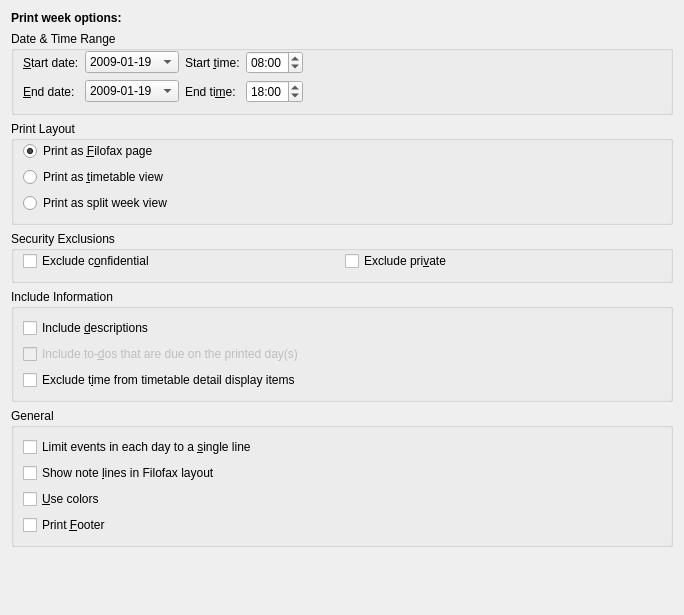
<?xml version="1.0" encoding="UTF-8"?>
<ui version="4.0">
 <author>Reinhold Kainhofer &lt;reinhold@kainhofer.com&gt;</author>
 <comment>Configuration page for the print week mode.</comment>
 <class>CalPrintWeekConfig_Base</class>
 <widget class="QWidget" name="CalPrintWeekConfig_Base">
  <property name="geometry">
   <rect>
    <x>0</x>
    <y>0</y>
    <width>684</width>
    <height>615</height>
   </rect>
  </property>
  <layout class="QVBoxLayout" name="verticalLayout_2">
   <item>
    <widget class="QLabel" name="label">
     <property name="text">
      <string>&lt;html&gt;&lt;head&gt;&lt;meta name=&quot;qrichtext&quot; content=&quot;1&quot; /&gt;&lt;style type=&quot;text/css&quot;&gt;
p, li { white-space: pre-wrap; }
&lt;/style&gt;&lt;/head&gt;&lt;body style=&quot; font-family:'Sans Serif'; font-size:9pt; font-weight:400; font-style:normal;&quot;&gt;
&lt;p style=&quot; margin-top:0px; margin-bottom:0px; margin-left:0px; margin-right:0px; -qt-block-indent:0; text-indent:0px;&quot;&gt;&lt;span style=&quot; font-weight:600;&quot;&gt;Print week options:&lt;/span&gt;&lt;/p&gt;&lt;/body&gt;&lt;/html&gt;</string>
     </property>
    </widget>
   </item>
   <item>
    <widget class="QGroupBox" name="mDateRangeGroup">
     <property name="title">
      <string>Date &amp;&amp; Time Range</string>
     </property>
     <layout class="QGridLayout">
      <property name="leftMargin">
       <number>9</number>
      </property>
      <property name="topMargin">
       <number>0</number>
      </property>
      <property name="rightMargin">
       <number>9</number>
      </property>
      <property name="bottomMargin">
       <number>9</number>
      </property>
      <property name="spacing">
       <number>6</number>
      </property>
      <item row="0" column="4">
       <spacer>
        <property name="orientation">
         <enum>Qt::Horizontal</enum>
        </property>
        <property name="sizeType">
         <enum>QSizePolicy::Expanding</enum>
        </property>
        <property name="sizeHint" stdset="0">
         <size>
          <width>16</width>
          <height>21</height>
         </size>
        </property>
       </spacer>
      </item>
      <item row="0" column="0">
       <widget class="QLabel" name="mFromDateLabel">
        <property name="toolTip">
         <string>Starting date for the print</string>
        </property>
        <property name="whatsThis">
         <string>Here you can choose which events should be printed based on their date. This check enables you to enter the start date of the date range. Use the &lt;i&gt;End date&lt;/i&gt; to enter the end date of the daterange.</string>
        </property>
        <property name="text">
         <string>&amp;Start date:</string>
        </property>
        <property name="buddy">
         <cstring>mFromDate</cstring>
        </property>
       </widget>
      </item>
      <item row="0" column="1">
       <widget class="KDateComboBox" name="mFromDate">
        <property name="focusPolicy">
         <enum>Qt::StrongFocus</enum>
        </property>
        <property name="toolTip">
         <string>Starting date for the print</string>
        </property>
        <property name="whatsThis">
         <string>Here you can choose which events should be printed based on their date. This check enables you to enter the start date of the date range. Use the &lt;i&gt;End date&lt;/i&gt; to enter the end date of the daterange.</string>
        </property>
        <item>
         <property name="text">
          <string>2009-01-19</string>
         </property>
        </item>
       </widget>
      </item>
      <item row="1" column="2">
       <widget class="QLabel" name="mToTimeLabel">
        <property name="whatsThis">
         <string>All events which start later than the given time will not be printed.</string>
        </property>
        <property name="text">
         <string>End ti&amp;me:</string>
        </property>
        <property name="buddy">
         <cstring>mToTime</cstring>
        </property>
       </widget>
      </item>
      <item row="1" column="4">
       <spacer>
        <property name="orientation">
         <enum>Qt::Horizontal</enum>
        </property>
        <property name="sizeType">
         <enum>QSizePolicy::Expanding</enum>
        </property>
        <property name="sizeHint" stdset="0">
         <size>
          <width>110</width>
          <height>20</height>
         </size>
        </property>
       </spacer>
      </item>
      <item row="1" column="3">
       <widget class="QTimeEdit" name="mToTime">
        <property name="whatsThis">
         <string>All events which start later than the given time will not be printed.</string>
        </property>
        <property name="time">
         <time>
          <hour>18</hour>
          <minute>0</minute>
          <second>0</second>
         </time>
        </property>
        <property name="displayFormat">
         <string>hh:mm</string>
        </property>
       </widget>
      </item>
      <item row="0" column="2">
       <widget class="QLabel" name="mFromTimeLabel">
        <property name="whatsThis">
         <string>All events which start earlier than the given time will not be printed.</string>
        </property>
        <property name="text">
         <string>Start &amp;time:</string>
        </property>
        <property name="buddy">
         <cstring>mFromTime</cstring>
        </property>
       </widget>
      </item>
      <item row="0" column="3">
       <widget class="QTimeEdit" name="mFromTime">
        <property name="whatsThis">
         <string>All events which start earlier than the given time will not be printed.</string>
        </property>
        <property name="time">
         <time>
          <hour>8</hour>
          <minute>0</minute>
          <second>0</second>
         </time>
        </property>
        <property name="displayFormat">
         <string>hh:mm</string>
        </property>
       </widget>
      </item>
      <item row="1" column="1">
       <widget class="KDateComboBox" name="mToDate">
        <property name="focusPolicy">
         <enum>Qt::StrongFocus</enum>
        </property>
        <property name="whatsThis">
         <string>Here you can choose which events should be printed based on their date. This check enables you to enter the end date of the date range. Use the &lt;i&gt;Start date&lt;/i&gt; to enter the start date of the daterange.</string>
        </property>
        <item>
         <property name="text">
          <string>2009-01-19</string>
         </property>
        </item>
       </widget>
      </item>
      <item row="1" column="0">
       <widget class="QLabel" name="mToDateLabel">
        <property name="whatsThis">
         <string>Here you can choose which events should be printed based on their date. This check enables you to enter the end date of the date range. Use the &lt;i&gt;Start date&lt;/i&gt; to enter the start date of the daterange.</string>
        </property>
        <property name="text">
         <string>&amp;End date:</string>
        </property>
        <property name="buddy">
         <cstring>mToDate</cstring>
        </property>
       </widget>
      </item>
     </layout>
    </widget>
   </item>
   <item>
    <widget class="QGroupBox" name="mPrintType">
     <property name="title">
      <string>Print Layout</string>
     </property>
     <layout class="QVBoxLayout">
      <property name="spacing">
       <number>6</number>
      </property>
      <property name="leftMargin">
       <number>9</number>
      </property>
      <property name="topMargin">
       <number>0</number>
      </property>
      <property name="rightMargin">
       <number>9</number>
      </property>
      <property name="bottomMargin">
       <number>9</number>
      </property>
      <item>
       <widget class="QRadioButton" name="mPrintTypeFilofax">
        <property name="whatsThis">
         <string>The Filofax view prints one week per page, so all days have a large surface.</string>
        </property>
        <property name="text">
         <string>Print as &amp;Filofax page</string>
        </property>
        <property name="checked">
         <bool>true</bool>
        </property>
       </widget>
      </item>
      <item>
       <widget class="QRadioButton" name="mPrintTypeTimetable">
        <property name="whatsThis">
         <string>This view is similar to the weekview. The week is printed in landscape layout. You can even use the same colors for the items if you check &lt;i&gt;Use Colors&lt;/i&gt;.</string>
        </property>
        <property name="text">
         <string>Print as &amp;timetable view</string>
        </property>
       </widget>
      </item>
      <item>
       <widget class="QRadioButton" name="mPrintTypeSplitWeek">
        <property name="whatsThis">
         <string>This view is similar to the week view. The only difference with the timetable view is the page layout. Timetables are printed in landscape, the split week view in portrait.</string>
        </property>
        <property name="text">
         <string>Print as split week view</string>
        </property>
       </widget>
      </item>
     </layout>
    </widget>
   </item>
   <item>
    <widget class="QGroupBox" name="mSecurity">
     <property name="title">
      <string>Security Exclusions</string>
     </property>
     <layout class="QHBoxLayout" name="horizontalLayout">
      <property name="topMargin">
       <number>0</number>
      </property>
      <item>
       <widget class="QCheckBox" name="mExcludeConfidential">
        <property name="whatsThis">
         <string>Check this option to exclude confidential events.</string>
        </property>
        <property name="text">
         <string>Exclude c&amp;onfidential</string>
        </property>
       </widget>
      </item>
      <item>
       <widget class="QCheckBox" name="mExcludePrivate">
        <property name="whatsThis">
         <string>Check this option to exclude private events</string>
        </property>
        <property name="text">
         <string>Exclude pri&amp;vate</string>
        </property>
       </widget>
      </item>
     </layout>
    </widget>
   </item>
   <item>
    <widget class="QGroupBox" name="mIncludeInfoGroup">
     <property name="title">
      <string>Include Information</string>
     </property>
     <layout class="QGridLayout" name="includeInfoLayout">
      <item row="0" column="0">
       <widget class="QCheckBox" name="mIncludeDescription">
        <property name="text">
         <string>Include &amp;descriptions</string>
        </property>
        <property name="toolTip">
         <string>Print item descriptions</string>
        </property>
        <property name="whatsThis">
         <string>Check this option if you want to see the item descriptions printed.</string>
        </property>
       </widget>
      </item>
      <item row="1" column="0">
       <widget class="QCheckBox" name="mIncludeTodos">
        <property name="enabled">
         <bool>false</bool>
        </property>
        <property name="whatsThis">
         <string>Check this option if you want to have to-dos on the print, placed by their due date.</string>
        </property>
        <property name="text">
         <string>Include to-&amp;dos that are due on the printed day(s)</string>
        </property>
       </widget>
      </item>
      <item row="2" column="0">
       <widget class="QCheckBox" name="mExcludeTime">
        <property name="whatsThis">
         <string>Check this option to exclude the time in description box</string>
        </property>
        <property name="text">
         <string>Exclude t&amp;ime from timetable detail display items</string>
        </property>
       </widget>
      </item>
     </layout>
    </widget>
   </item>
   <item>
    <widget class="QGroupBox" name="mGeneralGroup">
     <property name="title">
      <string comment="@title general print settings">General</string>
     </property>
     <layout class="QVBoxLayout" name="verticalLayout">
      <item>
       <widget class="QCheckBox" name="mSingleLineLimit">
        <property name="toolTip">
         <string>Print items on one line</string>
        </property>
        <property name="whatsThis">
         <string>Check this option to limit events to a single line, truncating as necessary to save space.</string>
        </property>
        <property name="text">
         <string>Limit events in each day to a &amp;single line</string>
        </property>
       </widget>
      </item>
      <item>
       <widget class="QCheckBox" name="mShowNoteLines">
        <property name="whatsThis">
         <string>Check this option to draw note lines.</string>
        </property>
        <property name="text">
         <string>Show note &amp;lines in Filofax layout</string>
        </property>
       </widget>
      </item>
      <item>
       <widget class="QCheckBox" name="mColors">
        <property name="toolTip">
         <string>Print in color</string>
        </property>
        <property name="whatsThis">
         <string>The timetable view supports colors. If you want to make use of colors you should check this option. The category colors will be used.</string>
        </property>
        <property name="text">
         <string>&amp;Use colors</string>
        </property>
       </widget>
      </item>
      <item>
       <widget class="QCheckBox" name="mPrintFooter">
        <property name="text">
         <string>Print &amp;Footer</string>
        </property>
        <property name="toolTip">
         <string>Print a datetime footer on each page</string>
        </property>
        <property name="whatsThis">
         <string>Check this box if you want to print a small footer on each page that contains the date of the print.</string>
        </property>
       </widget>
      </item>
     </layout>
    </widget>
   </item>
   <item>
    <spacer name="verticalSpacer">
     <property name="orientation">
      <enum>Qt::Vertical</enum>
     </property>
     <property name="sizeHint" stdset="0">
      <size>
       <width>20</width>
       <height>53</height>
      </size>
     </property>
    </spacer>
   </item>
  </layout>
 </widget>
 <customwidgets>
  <customwidget>
   <class>KDateComboBox</class>
   <extends>KComboBox</extends>
   <header>kdatecombobox.h</header>
  </customwidget>
  <customwidget>
   <class>KComboBox</class>
   <extends>QComboBox</extends>
   <header>kcombobox.h</header>
  </customwidget>
 </customwidgets>
 <tabstops>
  <tabstop>mFromDate</tabstop>
  <tabstop>mFromTime</tabstop>
  <tabstop>mToDate</tabstop>
  <tabstop>mToTime</tabstop>
  <tabstop>mPrintTypeFilofax</tabstop>
  <tabstop>mPrintTypeTimetable</tabstop>
  <tabstop>mPrintTypeSplitWeek</tabstop>
  <tabstop>mIncludeTodos</tabstop>
  <tabstop>mShowNoteLines</tabstop>
  <tabstop>mSingleLineLimit</tabstop>
  <tabstop>mColors</tabstop>
 </tabstops>
 <resources/>
 <connections/>
</ui>
